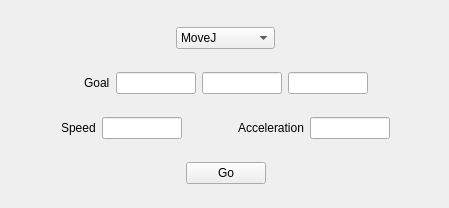
<?xml version="1.0" encoding="UTF-8"?>
<ui version="4.0">
 <class>igus_rviz_panel</class>
 <widget class="QWidget" name="igus_rviz_panel">
  <property name="geometry">
   <rect>
    <x>0</x>
    <y>0</y>
    <width>449</width>
    <height>208</height>
   </rect>
  </property>
  <property name="windowTitle">
   <string>Form</string>
  </property>
  <widget class="QWidget" name="verticalLayoutWidget">
   <property name="geometry">
    <rect>
     <x>10</x>
     <y>10</y>
     <width>431</width>
     <height>191</height>
    </rect>
   </property>
   <layout class="QVBoxLayout" name="verticalLayout">
    <item>
     <layout class="QHBoxLayout" name="horizontalLayout">
      <item>
       <spacer name="horizontalSpacer_2">
        <property name="orientation">
         <enum>Qt::Horizontal</enum>
        </property>
        <property name="sizeHint" stdset="0">
         <size>
          <width>40</width>
          <height>20</height>
         </size>
        </property>
       </spacer>
      </item>
      <item>
       <widget class="QComboBox" name="select_move_type">
        <item>
         <property name="text">
          <string>MoveJ</string>
         </property>
        </item>
        <item>
         <property name="text">
          <string>MoveJJoints</string>
         </property>
        </item>
        <item>
         <property name="text">
          <string>MoveL</string>
         </property>
        </item>
        <item>
         <property name="text">
          <string>MoveLJoints</string>
         </property>
        </item>
       </widget>
      </item>
      <item>
       <spacer name="horizontalSpacer_4">
        <property name="orientation">
         <enum>Qt::Horizontal</enum>
        </property>
        <property name="sizeHint" stdset="0">
         <size>
          <width>40</width>
          <height>20</height>
         </size>
        </property>
       </spacer>
      </item>
     </layout>
    </item>
    <item>
     <layout class="QGridLayout" name="gridLayout">
      <item row="0" column="5">
       <spacer name="horizontalSpacer_6">
        <property name="orientation">
         <enum>Qt::Horizontal</enum>
        </property>
        <property name="sizeHint" stdset="0">
         <size>
          <width>40</width>
          <height>20</height>
         </size>
        </property>
       </spacer>
      </item>
      <item row="0" column="1">
       <widget class="QLabel" name="label">
        <property name="text">
         <string>Goal</string>
        </property>
       </widget>
      </item>
      <item row="0" column="0">
       <spacer name="horizontalSpacer_5">
        <property name="orientation">
         <enum>Qt::Horizontal</enum>
        </property>
        <property name="sizeHint" stdset="0">
         <size>
          <width>40</width>
          <height>20</height>
         </size>
        </property>
       </spacer>
      </item>
      <item row="0" column="3">
       <widget class="QLineEdit" name="text_goal2">
        <property name="maximumSize">
         <size>
          <width>80</width>
          <height>16777215</height>
         </size>
        </property>
       </widget>
      </item>
      <item row="0" column="2">
       <widget class="QLineEdit" name="text_goal1">
        <property name="maximumSize">
         <size>
          <width>80</width>
          <height>16777215</height>
         </size>
        </property>
       </widget>
      </item>
      <item row="0" column="4">
       <widget class="QLineEdit" name="text_goal3">
        <property name="maximumSize">
         <size>
          <width>80</width>
          <height>16777215</height>
         </size>
        </property>
       </widget>
      </item>
     </layout>
    </item>
    <item>
     <layout class="QHBoxLayout" name="horizontalLayout_2">
      <item>
       <spacer name="horizontalSpacer_7">
        <property name="orientation">
         <enum>Qt::Horizontal</enum>
        </property>
        <property name="sizeHint" stdset="0">
         <size>
          <width>40</width>
          <height>20</height>
         </size>
        </property>
       </spacer>
      </item>
      <item>
       <widget class="QLabel" name="label_6">
        <property name="text">
         <string>Speed</string>
        </property>
       </widget>
      </item>
      <item>
       <widget class="QLineEdit" name="text_speed">
        <property name="maximumSize">
         <size>
          <width>80</width>
          <height>16777215</height>
         </size>
        </property>
       </widget>
      </item>
      <item>
       <spacer name="horizontalSpacer">
        <property name="orientation">
         <enum>Qt::Horizontal</enum>
        </property>
        <property name="sizeHint" stdset="0">
         <size>
          <width>40</width>
          <height>20</height>
         </size>
        </property>
       </spacer>
      </item>
      <item>
       <widget class="QLabel" name="label_5">
        <property name="text">
         <string>Acceleration</string>
        </property>
       </widget>
      </item>
      <item>
       <widget class="QLineEdit" name="text_acel">
        <property name="maximumSize">
         <size>
          <width>80</width>
          <height>16777215</height>
         </size>
        </property>
       </widget>
      </item>
      <item>
       <spacer name="horizontalSpacer_8">
        <property name="orientation">
         <enum>Qt::Horizontal</enum>
        </property>
        <property name="sizeHint" stdset="0">
         <size>
          <width>40</width>
          <height>20</height>
         </size>
        </property>
       </spacer>
      </item>
     </layout>
    </item>
    <item>
     <layout class="QHBoxLayout" name="horizontalLayout_3">
      <item>
       <spacer name="horizontalSpacer_9">
        <property name="orientation">
         <enum>Qt::Horizontal</enum>
        </property>
        <property name="sizeHint" stdset="0">
         <size>
          <width>40</width>
          <height>20</height>
         </size>
        </property>
       </spacer>
      </item>
      <item>
       <widget class="QPushButton" name="button_go">
        <property name="text">
         <string>Go</string>
        </property>
       </widget>
      </item>
      <item>
       <spacer name="horizontalSpacer_10">
        <property name="orientation">
         <enum>Qt::Horizontal</enum>
        </property>
        <property name="sizeHint" stdset="0">
         <size>
          <width>40</width>
          <height>20</height>
         </size>
        </property>
       </spacer>
      </item>
     </layout>
    </item>
   </layout>
  </widget>
 </widget>
 <resources/>
 <connections/>
</ui>
